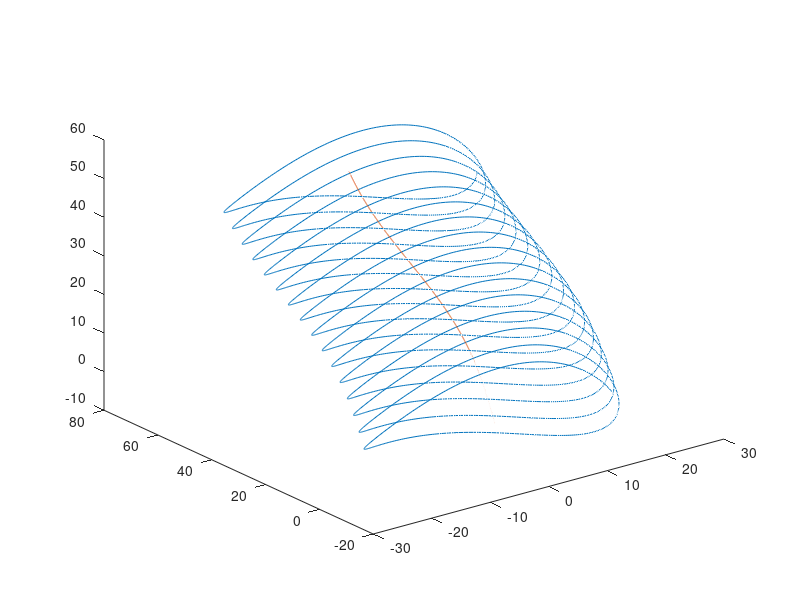

Reproduce this figure in MATLAB. (Note: this script raises an error after producing the figure.)
rx=20;
ry=20;
rz=5.0;
omega=0.2;
t=0:0.1:500;
t=t';
x=rx*cos(omega*t);
y=ry*sin(omega*t);
z=rz*sin(2*omega*t);
r=[x y z];
qx=2*sin(0.01*t);
qy=0.1*t;
qz=0+.1*t;
q=[qx qy qz];
pd=r+q;
plot3(pd(:,1),pd(:,2),pd(:,3));
hold on
plot3(qx,qy,qz);



plot3(pd1(:,1),pd1(:,2),pd1(:,3));
hold on;
plot3(Target_Pos(:,1),Target_Pos(:,2),Target_Pos(:,3));
plot3(Tracker.Id1.State(:,1),Tracker.Id1.State(:,2),Tracker.Id1.State(:,3));
plot3(Target.Id1.Est1(:,1),Target.Id1.Est1(:,2),Target.Id1.Est1(:,3));

e1=pd1-Tracker.Id1.State(:,1:3);
e2=Target_Pos-Target.Id1.Est1(:,1:3);